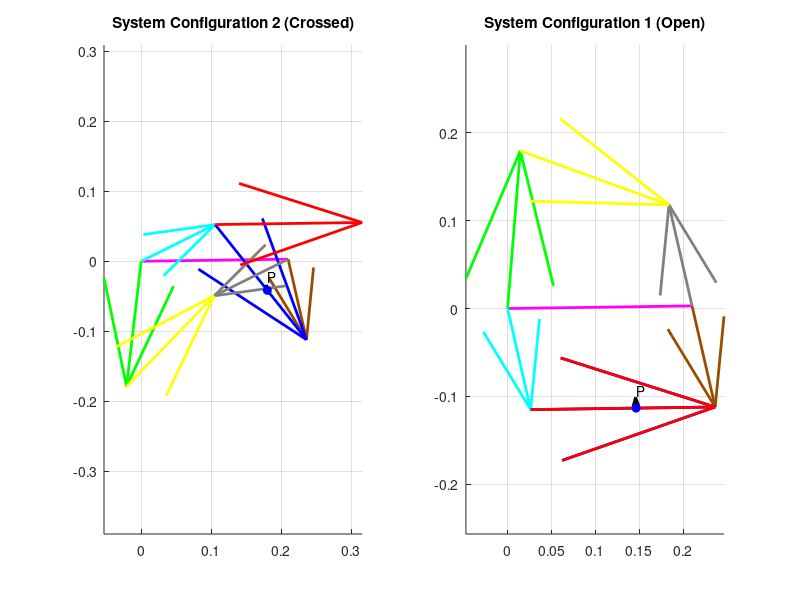

Source code (MATLAB):
clear all
close all
clc

% --- 1. GLOBAL PARAMETERS ---
offset_deg = 0.81;
offset = deg2rad(offset_deg);
d_global = 0.210; % Shared Ground

% Input Parameters (Brown Link / Link 4 of Loop 1)
w_input = 4.5;       % rad/sec
alpha_input = 3.5;   % rad/sec^2
theta_input_deg = 102.05;
q_in_L1 = deg2rad(theta_input_deg);

% Point P
p_dist = 0.120;


% --- 2. POSITION ANALYSIS ---

% =========================================================================
% LOOP 1 ANALYSIS (Input: Brown)
% =========================================================================
% Logic: Inverted (Input is Link c/L4)
L1 = 0.210; L2 = 0.118; L3 = 0.210; L4 = 0.118;
d=L1; a=L2; b=L3; c=L4; 

q_input_1 = q_in_L1; 

% Position
K1=d/c; K2=d/a; K3=(c^2-b^2+a^2+d^2)/(2*c*a); 
K4=d/b; K5=(a^2-d^2-c^2-b^2)/(2*c*b);

A = cos(q_input_1) - K1 - K2*cos(q_input_1) + K3;
B = -2*sin(q_input_1);
C = K1 - (K2+1)*cos(q_input_1) + K3;
D = cos(q_input_1) - K1 + K4*cos(q_input_1) + K5;
E = -2*sin(q_input_1);
F = K1 + (K4-1)*cos(q_input_1) + K5;

det_AC = sqrt(B^2 - 4*A*C);
det_DF = sqrt(E^2 - 4*D*F);

% Case Crossed (Plus)
q2_L1_Cross = 2*atan2((-B + det_AC), (2*A));
q3_L1_Cross = 2*atan2((-E + det_DF), (2*D));
T2_Cross_L1 = q2_L1_Cross + pi + offset; % Cyan
T3_Cross_L1 = q3_L1_Cross + pi + offset; % Blue

% Case Open (Minus)
q2_L1_Open  = 2*atan2((-B - det_AC), (2*A));
q3_L1_Open  = 2*atan2((-E - det_DF), (2*D));
T2_Open_L1 = q2_L1_Open + pi + offset; 
T3_Open_L1 = q3_L1_Open + pi + offset; 

T4_Global   = q_input_1 + pi + offset;   % Brown (Common)


% =========================================================================
% LOOP 2 ANALYSIS (Input: Cyan from Loop 1)
% =========================================================================
L1 = 0.210; L2 = 0.118; L3 = 0.210; L4 = 0.118;
d=L1; a=L2; b=L3; c=L4;
K1=d/a; K2=d/c; K3=(a^2-b^2+c^2+d^2)/(2*a*c); K4=d/b; K5=(c^2-d^2-a^2-b^2)/(2*a*b);

% --- Path 1: Crossed Input ---
q_in_2C = T2_Cross_L1 + pi - offset; 
A = cos(q_in_2C)-K1-K2*cos(q_in_2C)+K3; B = -2*sin(q_in_2C); 
C = K1-(K2+1)*cos(q_in_2C)+K3; D = cos(q_in_2C)-K1+K4*cos(q_in_2C)+K5; 
E = -2*sin(q_in_2C); F = K1+(K4-1)*cos(q_in_2C)+K5;
det_AC = sqrt(B^2 - 4*A*C); det_DF = sqrt(E^2 - 4*D*F);

q4_L2_Cross = 2*atan2((-B + det_AC), (2*A)); 
q3_L2_Cross = 2*atan2((-E + det_DF), (2*D));
T4_Cross_L2 = q4_L2_Cross + offset; % Grey
T3_Cross_L2 = q3_L2_Cross + offset; % Red

% --- Path 2: Open Input ---
q_in_2O = T2_Open_L1 + pi - offset; 
A = cos(q_in_2O)-K1-K2*cos(q_in_2O)+K3; B = -2*sin(q_in_2O); 
C = K1-(K2+1)*cos(q_in_2O)+K3; D = cos(q_in_2O)-K1+K4*cos(q_in_2O)+K5; 
E = -2*sin(q_in_2O); F = K1+(K4-1)*cos(q_in_2O)+K5;
det_AC = sqrt(B^2 - 4*A*C); det_DF = sqrt(E^2 - 4*D*F);

q4_L2_Open = 2*atan2((-B - det_AC), (2*A)); 
q3_L2_Open = 2*atan2((-E - det_DF), (2*D));
T4_Open_L2 = q4_L2_Open + offset; 
T3_Open_L2 = q3_L2_Open + offset;


% =========================================================================
% LOOP 3 ANALYSIS (Input: Grey from Loop 2)
% =========================================================================
L1 = 0.210; L2 = 0.180; L3 = 0.180; L4 = 0.118;
d=L1; a=L2; b=L3; c=L4;
K1=d/c; K2=d/a; K3=(c^2-b^2+a^2+d^2)/(2*c*a);

% --- Path 1: Crossed Input ---
q_in_3C = T4_Cross_L2 - offset - pi;
A = cos(q_in_3C)-K1-K2*cos(q_in_3C)+K3; B = -2*sin(q_in_3C); C = K1-(K2+1)*cos(q_in_3C)+K3;
det_AC = sqrt(B^2 - 4*A*C);
q2_L3_Cross = 2*atan2((-B - det_AC), (2*A));
T2_Cross_L3 = q2_L3_Cross + pi + offset; % Green
T3_Cross_L3 = angle(d + a*exp(j*q2_L3_Cross) - c*exp(j*q_in_3C)) + pi + offset; % Yellow

% --- Path 2: Open Input ---
q_in_3O = T4_Open_L2 - offset - pi;
A = cos(q_in_3O)-K1-K2*cos(q_in_3O)+K3; B = -2*sin(q_in_3O); C = K1-(K2+1)*cos(q_in_3O)+K3;
det_AC = sqrt(B^2 - 4*A*C);
q2_L3_Open = 2*atan2((-B + det_AC), (2*A)); 
T2_Open_L3 = q2_L3_Open + pi + offset; 
T3_Open_L3 = angle(d + a*exp(j*q2_L3_Open) - c*exp(j*q_in_3O)) + pi + offset; 


% --- 3. VELOCITY & ACCELERATION ANALYSIS ---

% Loop 1 Setup
L2=0.118; L3=0.210; L4=0.118; a=L2; b=L3; c=L4;

% --- CROSSED CASE ---
% Velocity L1
t2=T2_Cross_L1; t3=T3_Cross_L1; t4=T4_Global;
w4 = w_input; alp4 = alpha_input;
w_Cyan_C = (c*w4/a)*(sin(t4-t3)/sin(t2-t3));
w_Blue_C = (c*w4/b)*(sin(t2-t4)/sin(t2-t3));

% Acceleration L1
A_val=c*sin(t2); B_val=b*sin(t3);
C_val=a*alp4*sin(t4) + a*w4^2*cos(t4) + b*w_Blue_C^2*cos(t3) - c*w_Cyan_C^2*cos(t2);
D_val=c*cos(t2); E_val=b*cos(t3);
F_val=a*alp4*cos(t4) - a*w4^2*sin(t4) - b*w_Blue_C^2*sin(t3) + c*w_Cyan_C^2*sin(t2);
alp_Cyan_C = (C_val*E_val - B_val*F_val)/(A_val*E_val - B_val*D_val);
alp_Blue_C = (C_val*D_val - A_val*F_val)/(A_val*E_val - B_val*D_val);

% Velocity L2 (Standard Logic)
L2=0.118; L3=0.210; L4=0.118; a=L2; b=L3; c=L4;
t2=T2_Cross_L1+pi; t3=T3_Cross_L2; t4=T4_Cross_L2;
w2=w_Cyan_C; alp2=alp_Cyan_C;
w_Red_C = (a*w2/b)*(sin(t4-t2)/sin(t3-t4));
w_Grey_C = (a*w2/c)*(sin(t2-t3)/sin(t4-t3));

% Acceleration L2
A_val=c*sin(t4); B_val=b*sin(t3);
C_val=a*alp2*sin(t2) + a*w2^2*cos(t2) + b*w_Red_C^2*cos(t3) - c*w_Grey_C^2*cos(t4);
D_val=c*cos(t4); E_val=b*cos(t3);
F_val=a*alp2*cos(t2) - a*w2^2*sin(t2) - b*w_Red_C^2*sin(t3) + c*w_Grey_C^2*sin(t4);
alp_Grey_C = (C_val*E_val - B_val*F_val)/(A_val*E_val - B_val*D_val);
alp_Red_C = (C_val*D_val - A_val*F_val)/(A_val*E_val - B_val*D_val);

% Velocity L3 (Inverted Logic)
L2=0.180; L3=0.180; L4=0.118; a=L2; b=L3; c=L4;
t2=T2_Cross_L3; t3=T3_Cross_L3; t4=T4_Cross_L2;
w4=w_Grey_C; alp4=alp_Grey_C;
w_Green_C = (c*w4/a)*(sin(t4-t3)/sin(t2-t3));
w_Yellow_C = (c*w4/b)*(sin(t2-t4)/sin(t2-t3));

% Acceleration L3
A_val=c*sin(t2); B_val=b*sin(t3);
C_val=a*alp4*sin(t4) + a*w4^2*cos(t4) + b*w_Yellow_C^2*cos(t3) - c*w_Green_C^2*cos(t2);
D_val=c*cos(t2); E_val=b*cos(t3);
F_val=a*alp4*cos(t4) - a*w4^2*sin(t4) - b*w_Yellow_C^2*sin(t3) + c*w_Green_C^2*sin(t2);
alp_Green_C = (C_val*E_val - B_val*F_val)/(A_val*E_val - B_val*D_val);
alp_Yellow_C = (C_val*D_val - A_val*F_val)/(A_val*E_val - B_val*D_val);


% --- OPEN CASE ---
% Velocity L1
L2=0.118; L3=0.210; L4=0.118; a=L2; b=L3; c=L4;
t2=T2_Open_L1; t3=T3_Open_L1; t4=T4_Global;
w4 = w_input; alp4 = alpha_input;
w_Cyan_O = (c*w4/a)*(sin(t4-t3)/sin(t2-t3));
w_Blue_O = (c*w4/b)*(sin(t2-t4)/sin(t2-t3));

% Acceleration L1
A_val=c*sin(t2); B_val=b*sin(t3);
C_val=a*alp4*sin(t4) + a*w4^2*cos(t4) + b*w_Blue_O^2*cos(t3) - c*w_Cyan_O^2*cos(t2);
D_val=c*cos(t2); E_val=b*cos(t3);
F_val=a*alp4*cos(t4) - a*w4^2*sin(t4) - b*w_Blue_O^2*sin(t3) + c*w_Cyan_O^2*sin(t2);
alp_Cyan_O = (C_val*E_val - B_val*F_val)/(A_val*E_val - B_val*D_val);
alp_Blue_O = (C_val*D_val - A_val*F_val)/(A_val*E_val - B_val*D_val);

% Velocity L2
L2=0.118; L3=0.210; L4=0.118; a=L2; b=L3; c=L4;
t2=T2_Open_L1+pi; t3=T3_Open_L2; t4=T4_Open_L2;
w2=w_Cyan_O; alp2=alp_Cyan_O;
w_Red_O = (a*w2/b)*(sin(t4-t2)/sin(t3-t4));
w_Grey_O = (a*w2/c)*(sin(t2-t3)/sin(t4-t3));

% Acceleration L2
A_val=c*sin(t4); B_val=b*sin(t3);
C_val=a*alp2*sin(t2) + a*w2^2*cos(t2) + b*w_Red_O^2*cos(t3) - c*w_Grey_O^2*cos(t4);
D_val=c*cos(t4); E_val=b*cos(t3);
F_val=a*alp2*cos(t2) - a*w2^2*sin(t2) - b*w_Red_O^2*sin(t3) + c*w_Grey_O^2*sin(t4);
alp_Grey_O = (C_val*E_val - B_val*F_val)/(A_val*E_val - B_val*D_val);
alp_Red_O = (C_val*D_val - A_val*F_val)/(A_val*E_val - B_val*D_val);

% Velocity L3
L2=0.180; L3=0.180; L4=0.118; a=L2; b=L3; c=L4;
t2=T2_Open_L3; t3=T3_Open_L3; t4=T4_Open_L2;
w4=w_Grey_O; alp4=alp_Grey_O;
w_Green_O = (c*w4/a)*(sin(t4-t3)/sin(t2-t3));
w_Yellow_O = (c*w4/b)*(sin(t2-t4)/sin(t2-t3));

% Acceleration L3
A_val=c*sin(t2); B_val=b*sin(t3);
C_val=a*alp4*sin(t4) + a*w4^2*cos(t4) + b*w_Yellow_O^2*cos(t3) - c*w_Green_O^2*cos(t2);
D_val=c*cos(t2); E_val=b*cos(t3);
F_val=a*alp4*cos(t4) - a*w4^2*sin(t4) - b*w_Yellow_O^2*sin(t3) + c*w_Green_O^2*sin(t2);
alp_Green_O = (C_val*E_val - B_val*F_val)/(A_val*E_val - B_val*D_val);
alp_Yellow_O = (C_val*D_val - A_val*F_val)/(A_val*E_val - B_val*D_val);


% --- 4. PREPARE VECTORS & PLOT ---

RG = d_global * exp(j*offset);

% VECTORS: CROSSED CASE
R_Br_C = 0.118*exp(j*T4_Global);
R_Cy_C = 0.118*exp(j*T2_Cross_L1);
R_Bl_C = (RG + R_Br_C) - R_Cy_C;
R_Gr_C = 0.118*exp(j*T4_Cross_L2);
R_Gn_C = 0.180*exp(j*T2_Cross_L3);
R_Yl_C = (RG + R_Gr_C) - R_Gn_C;
R_Rd_C = (RG + R_Gr_C) - (0.118*exp(j*(T2_Cross_L1+pi)));
theta_P_C = angle(R_Bl_C);
R_P_C = R_Cy_C + p_dist * exp(j*theta_P_C);

AC_Base_C = 0.118*alp_Cyan_C*j*exp(j*T2_Cross_L1) - 0.118*w_Cyan_C^2*exp(j*T2_Cross_L1);
AC_P_N_C = -p_dist * w_Blue_C^2 * exp(j*theta_P_C);
AC_P_T_C = p_dist * alp_Blue_C * j * exp(j*theta_P_C);
AC_Total_C = AC_Base_C + AC_P_N_C + AC_P_T_C;

% VECTORS: OPEN CASE
R_Cy_O = 0.118*exp(j*T2_Open_L1);
R_Bl_O = (RG + R_Br_C) - R_Cy_O; 
R_Gr_O = 0.118*exp(j*T4_Open_L2);
R_Gn_O = 0.180*exp(j*T2_Open_L3);
R_Yl_O = (RG + R_Gr_O) - R_Gn_O;
R_Rd_O = (RG + R_Gr_O) - (0.118*exp(j*(T2_Open_L1+pi)));
theta_P_O = angle(R_Bl_O);
R_P_O = R_Cy_O + p_dist * exp(j*theta_P_O);

AC_Base_O = 0.118*alp_Cyan_O*j*exp(j*T2_Open_L1) - 0.118*w_Cyan_O^2*exp(j*T2_Open_L1);
AC_P_N_O = -p_dist * w_Blue_O^2 * exp(j*theta_P_O);
AC_P_T_O = p_dist * alp_Blue_O * j * exp(j*theta_P_O);
AC_Total_O = AC_Base_O + AC_P_N_O + AC_P_T_O;


% --- PLOTTING ---
figure(1);
RGx = real(RG); RGy = imag(RG);

% SUBPLOT 1: CROSSED
subplot(1,2,1); hold on; axis equal; grid on; title('System Configuration 2 (Crossed)');
quiver(0,0,RGx,RGy,0,'m','LineWidth',2,'MaxHeadSize',0); % Ground
quiver(RGx,RGy,real(R_Br_C),imag(R_Br_C),0,'Color',[0.6 0.3 0],'LineWidth',2,'MaxHeadSize',0.5); % Brown
quiver(0,0,real(R_Cy_C),imag(R_Cy_C),0,'c','LineWidth',2,'MaxHeadSize',0.5); % Cyan
quiver(real(R_Cy_C),imag(R_Cy_C),real(R_Bl_C),imag(R_Bl_C),0,'b','LineWidth',2,'MaxHeadSize',0.5); % Blue
quiver(RGx,RGy,real(R_Gr_C),imag(R_Gr_C),0,'Color',[0.5 0.5 0.5],'LineWidth',2,'MaxHeadSize',0.5); % Grey
quiver(real(R_Cy_C),imag(R_Cy_C),real(R_Rd_C),imag(R_Rd_C),0,'r','LineWidth',2,'MaxHeadSize',0.5); % Red
quiver(0,0,real(R_Gn_C),imag(R_Gn_C),0,'g','LineWidth',2,'MaxHeadSize',0.5); % Green
quiver(real(R_Gn_C),imag(R_Gn_C),real(R_Yl_C),imag(R_Yl_C),0,'y','LineWidth',2,'MaxHeadSize',0.5); % Yellow
quiver(real(R_P_C),imag(R_P_C),real(AC_Total_C)/200,imag(AC_Total_C)/200,0,'k','LineWidth',2,'MaxHeadSize',0.5);
plot(real(R_P_C), imag(R_P_C), 'bo', 'MarkerFaceColor', 'b');
text(real(R_P_C), imag(R_P_C)+0.02, 'P');

% SUBPLOT 2: OPEN
subplot(1,2,2); hold on; axis equal; grid on; title('System Configuration 1 (Open)');
quiver(0,0,RGx,RGy,0,'m','LineWidth',2,'MaxHeadSize',0); 
quiver(RGx,RGy,real(R_Br_C),imag(R_Br_C),0,'Color',[0.6 0.3 0],'LineWidth',2,'MaxHeadSize',0.5); 
quiver(0,0,real(R_Cy_O),imag(R_Cy_O),0,'c','LineWidth',2,'MaxHeadSize',0.5); 
quiver(real(R_Cy_O),imag(R_Cy_O),real(R_Bl_O),imag(R_Bl_O),0,'b','LineWidth',2,'MaxHeadSize',0.5); 
quiver(RGx,RGy,real(R_Gr_O),imag(R_Gr_O),0,'Color',[0.5 0.5 0.5],'LineWidth',2,'MaxHeadSize',0.5); 
quiver(real(R_Cy_O),imag(R_Cy_O),real(R_Rd_O),imag(R_Rd_O),0,'r','LineWidth',2,'MaxHeadSize',0.5); 
quiver(0,0,real(R_Gn_O),imag(R_Gn_O),0,'g','LineWidth',2,'MaxHeadSize',0.5); 
quiver(real(R_Gn_O),imag(R_Gn_O),real(R_Yl_O),imag(R_Yl_O),0,'y','LineWidth',2,'MaxHeadSize',0.5); 
quiver(real(R_P_O),imag(R_P_O),real(AC_Total_O)/200,imag(AC_Total_O)/200,0,'k','LineWidth',2,'MaxHeadSize',0.5);
plot(real(R_P_O), imag(R_P_O), 'bo', 'MarkerFaceColor', 'b');
text(real(R_P_O), imag(R_P_O)+0.02, 'P');


% --- 5. RESULTS DISPLAY ---

% Linear velocities of Link Tips (Joints)
V_Cy_C = abs(w_Cyan_C * 0.118);
V_Gr_C = abs(w_Grey_C * 0.118);
V_Gn_C = abs(w_Green_C * 0.180);

V_Cy_O = abs(w_Cyan_O * 0.118);
V_Gr_O = abs(w_Grey_O * 0.118);
V_Gn_O = abs(w_Green_O * 0.180);

disp('====================================================');
disp('          KINEMATIC ANALYSIS RESULTS');
disp('====================================================');

disp(' ');
disp('--- 1. CROSSED CONFIGURATION (CASE 2) ---');
disp('-----------------------------------------');
disp('LOOP 1:');
disp(['  Brown (Input):  Angle = ' num2str(rad2deg(T4_Global),'%.2f') ' deg,  Omega = ' num2str(w_input,'%.2f') ' rad/s,  Alpha = ' num2str(alpha_input,'%.2f') ' rad/s^2']);
disp(['  Cyan (Link 1):  Angle = ' num2str(rad2deg(T2_Cross_L1),'%.2f') ' deg,  Omega = ' num2str(w_Cyan_C,'%.2f') ' rad/s,  Alpha = ' num2str(alp_Cyan_C,'%.2f') ' rad/s^2']);
disp(['  Blue (Coupler): Angle = ' num2str(rad2deg(T3_Cross_L1),'%.2f') ' deg,  Omega = ' num2str(w_Blue_C,'%.2f') ' rad/s,  Alpha = ' num2str(alp_Blue_C,'%.2f') ' rad/s^2']);
disp('LOOP 2:');
disp(['  Grey (Link 2):  Angle = ' num2str(rad2deg(T4_Cross_L2),'%.2f') ' deg,  Omega = ' num2str(w_Grey_C,'%.2f') ' rad/s,  Alpha = ' num2str(alp_Grey_C,'%.2f') ' rad/s^2']);
disp(['  Red (Coupler):  Angle = ' num2str(rad2deg(T3_Cross_L2),'%.2f') ' deg,  Omega = ' num2str(w_Red_C,'%.2f') ' rad/s,  Alpha = ' num2str(alp_Red_C,'%.2f') ' rad/s^2']);
disp('LOOP 3:');
disp(['  Green (Link 3): Angle = ' num2str(rad2deg(T2_Cross_L3),'%.2f') ' deg,  Omega = ' num2str(w_Green_C,'%.2f') ' rad/s,  Alpha = ' num2str(alp_Green_C,'%.2f') ' rad/s^2']);
disp(['  Yellow (Coup):  Angle = ' num2str(rad2deg(T3_Cross_L3),'%.2f') ' deg,  Omega = ' num2str(w_Yellow_C,'%.2f') ' rad/s,  Alpha = ' num2str(alp_Yellow_C,'%.2f') ' rad/s^2']);
disp('POINT P:');
disp(['  Acceleration:   Mag = ' num2str(abs(AC_Total_C),'%.3f') ' m/s^2,  Angle = ' num2str(rad2deg(angle(AC_Total_C)),'%.2f') ' deg']);


disp(' ');
disp('--- 2. OPEN CONFIGURATION (CASE 1) ---');
disp('-----------------------------------------');
disp('LOOP 1:');
disp(['  Brown (Input):  Angle = ' num2str(rad2deg(T4_Global),'%.2f') ' deg,  Omega = ' num2str(w_input,'%.2f') ' rad/s,  Alpha = ' num2str(alpha_input,'%.2f') ' rad/s^2']);
disp(['  Cyan (Link 1):  Angle = ' num2str(rad2deg(T2_Open_L1),'%.2f') ' deg,  Omega = ' num2str(w_Cyan_O,'%.2f') ' rad/s,  Alpha = ' num2str(alp_Cyan_O,'%.2f') ' rad/s^2']);
disp(['  Blue (Coupler): Angle = ' num2str(rad2deg(T3_Open_L1),'%.2f') ' deg,  Omega = ' num2str(w_Blue_O,'%.2f') ' rad/s,  Alpha = ' num2str(alp_Blue_O,'%.2f') ' rad/s^2']);
disp('LOOP 2:');
disp(['  Grey (Link 2):  Angle = ' num2str(rad2deg(T4_Open_L2),'%.2f') ' deg,  Omega = ' num2str(w_Grey_O,'%.2f') ' rad/s,  Alpha = ' num2str(alp_Grey_O,'%.2f') ' rad/s^2']);
disp(['  Red (Coupler):  Angle = ' num2str(rad2deg(T3_Open_L2),'%.2f') ' deg,  Omega = ' num2str(w_Red_O,'%.2f') ' rad/s,  Alpha = ' num2str(alp_Red_O,'%.2f') ' rad/s^2']);
disp('LOOP 3:');
disp(['  Green (Link 3): Angle = ' num2str(rad2deg(T2_Open_L3),'%.2f') ' deg,  Omega = ' num2str(w_Green_O,'%.2f') ' rad/s,  Alpha = ' num2str(alp_Green_O,'%.2f') ' rad/s^2']);
disp(['  Yellow (Coup):  Angle = ' num2str(rad2deg(T3_Open_L3),'%.2f') ' deg,  Omega = ' num2str(w_Yellow_O,'%.2f') ' rad/s,  Alpha = ' num2str(alp_Yellow_O,'%.2f') ' rad/s^2']);
disp('POINT P:');
disp(['  Acceleration:   Mag = ' num2str(abs(AC_Total_O),'%.3f') ' m/s^2,  Angle = ' num2str(rad2deg(angle(AC_Total_O)),'%.2f') ' deg']);
